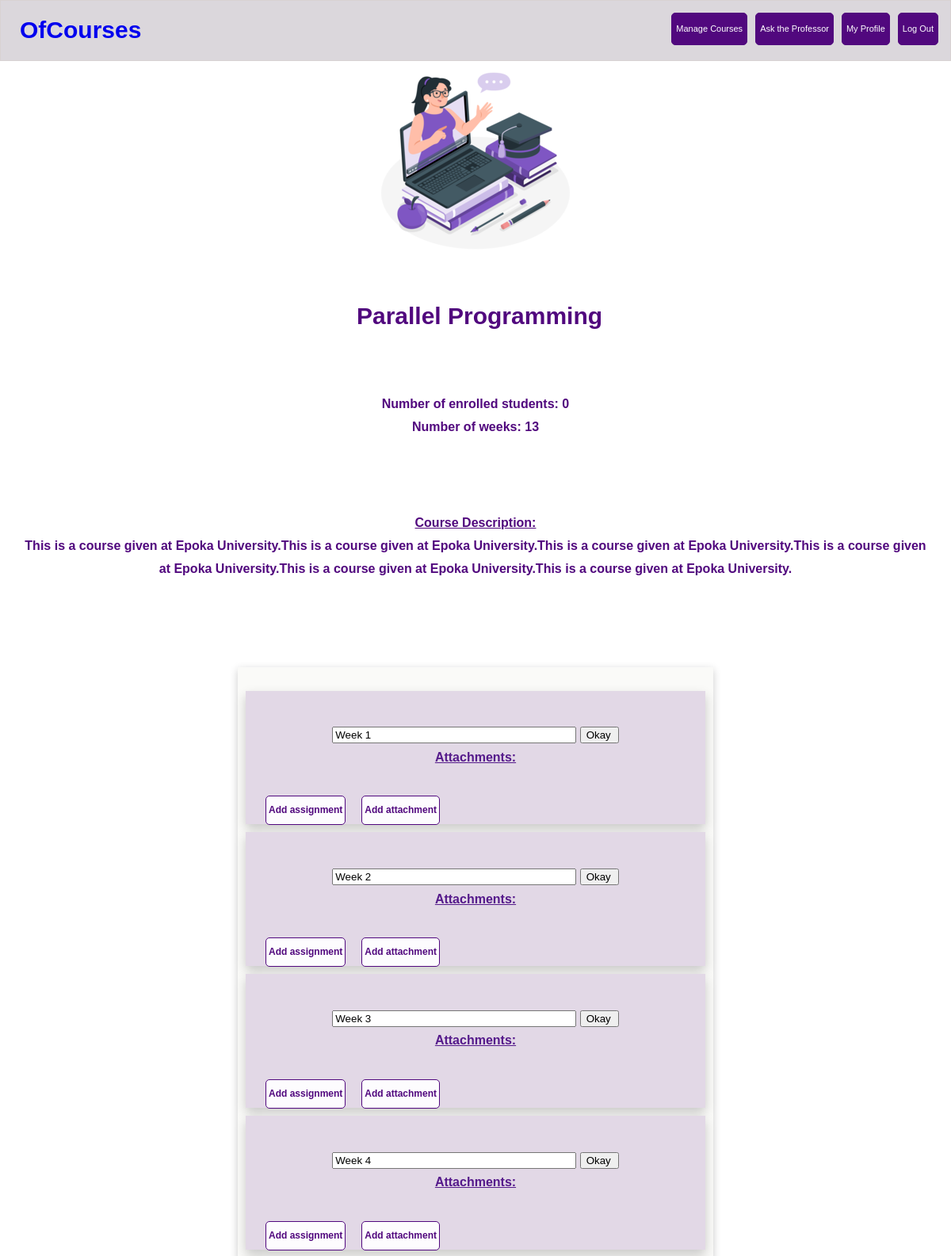
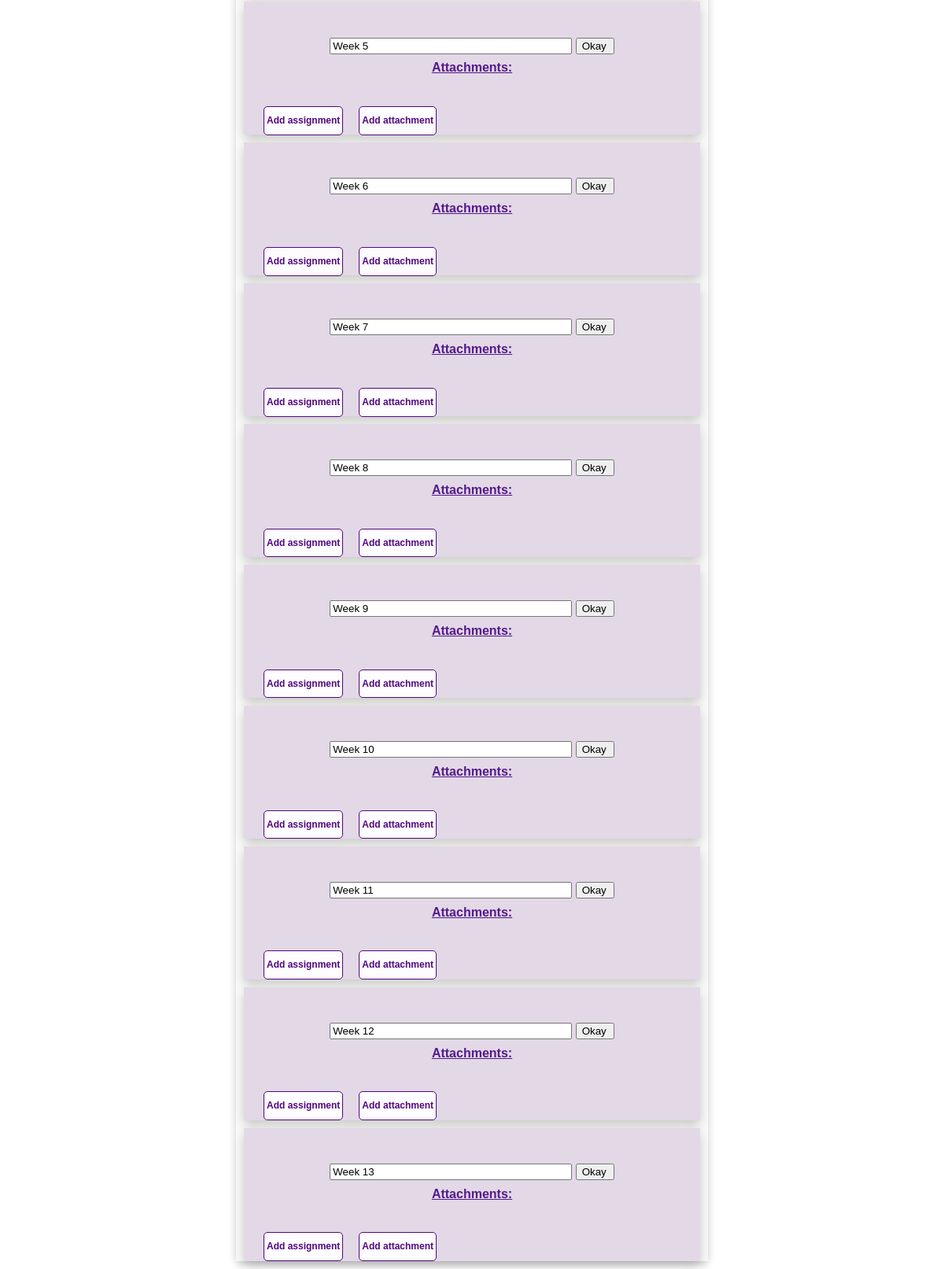
/Professor/viewCourse.php?courseId=7 (signed in), run on the app's committed database (2 pictures, top to bottom).
### tables this page shows
CREATE TABLE `course` (
  `id` int(11) NOT NULL,
  `name` text NOT NULL,
  `description` text NOT NULL,
  `professorEmail` varchar(100) NOT NULL,
  `startDate` date NOT NULL,
  `endDate` date NOT NULL
);

CREATE TABLE `week` (
  `title` text NOT NULL,
  `weekNr` int(11) NOT NULL,
  `courseId` int(11) NOT NULL
);

### Utility/ownsCourseValidation.php (called while the page is built, shortened)
<?php
      include("../Utility/professorHeader.php");
      include("../Model/course.php");
      $courseRepo = new Course();
      $course = $courseRepo->getCourseFromProfessor($_SESSION["email"],$_GET["courseId"]);
?>

### Model/course.php (called while the page is built, shortened)
<?php
    class Course{
        public function __construct(){
            include("../Utility/db_connection.php");
            $this -> dbh = $conn;
        }
        public function getCourseFromProfessor($email,$id){
            $stmt = $this -> dbh -> prepare("SELECT * from course c,week w where w.courseId = c.id and c.id=? and c.professorEmail=?");
            $stmt -> execute([$id,$email]);
            $courses = $stmt -> fetchAll();
            return $courses;
        }
        public function getWeeks($email,$id){
            $stmt = $this -> dbh -> prepare("SELECT count(*) c from course c,week w where w.courseId = c.id and c.id=? and c.professorEmail=?");
            $stmt -> execute([$id,$email]);
            $courses = $stmt -> fetch();
            return $courses["c"];
        }
        public function getEnrolled($email,$id){
            $stmt = $this -> dbh -> prepare("SELECT count(*) c from course c,registered r where r.courseId = c.id and c.id=? and c.professorEmail=?");
            $stmt -> execute([$id,$email]);
            $courses = $stmt -> fetch();
            return $courses["c"];
        }
    }
?>

### Controller/getCourseWeeks.php (the view, shortened to what this page needs)
<?php
    foreach($course as $week){
        $title = empty($week['title'])?"Week {$week["weekNr"]}":$week["title"];
        echo "<div class='border' style='height: auto;'>
        <h4>
        <form>
          <input type='text' name='title' style='width:300px' value='{$title}'>
          <input type='submit' value='Okay' style='padding-right:8px'>
        </form>
        <a href='' class='stretched-link' style='pointer-events: none; cursor: default;' >Attachments:</a>";
        echo "<br><br><a href='../Professor/addAttachment.php?weekNr={$week["weekNr"]}&courseId={$week["id"]}' class='btnExtra' style='margin-right: 15px;'>Add assignment</a>";
        echo "<a href='../Professor/addAttachment.php?weekNr={$week["weekNr"]}&courseId={$week["id"]}' class='btnExtra' style='margin-right: 15px;'>Add attachment</a>";
        echo "</h4></div>";
    }
?>

### Professor/viewCourse.php (shortened to what this page needs)
<!DOCTYPE html>
<html lang="en">
<head>
    <link href="../css/profViewCourseStyle.css" rel="stylesheet">
    <link rel="stylesheet" href="https://cdnjs.cloudflare.com/ajax/libs/font-awesome/4.7.0/css/font-awesome.min.css">
</head>
<body>
    <?php
      include("../Utility/ownsCourseValidation.php");
  ?>
    <img src="../images/profCourseImage.png" class="container-one">
    <div class="container d-flex flex-column justify-content-center align-items-center text-center position-relative"
        data-aos="zoom-out">
        <h2> <?php echo $course[0]["name"] ?> </h2>
        <h4>
            <br><br>
            Number of enrolled students: <?php echo $courseRepo->getEnrolled($_SESSION["email"],$_GET["courseId"]); ?>
            <br>
            Number of weeks: <?php echo $courseRepo->getWeeks($_SESSION["email"],$_GET["courseId"]); ?>
        </h4>
        <main id="main">
            <div class="details-container">
                <div width="500px">
                    <h4>
                        <u>Course Description: </u><br>
                        <?php echo $course[0]["description"];?>
                    </h4>
                </div>
            </div>
            <br><br>
            <div class="flex-container">
                <?php
                include("../Controller/getCourseWeeks.php");
                ?>
</body>

### css/profViewCourseStyle.css (style rules this page uses)
body { margin: 0; padding: 0; font-family: sans-serif; line-height: 1.8em; color: #5a5c5a; }
.btnExtra { background-color: rgb(253, 252, 254); border: 1px solid #51087E; color: #51087E; padding: 3px 3px; text-align: center; text-decoration: none; font-size: 12px; float: left; margin-left: 20px; margin:5px; border-radius: 5px; }
input[type=text] { width: 110px; -webkit-transition: width 0.2s ease-in-out; transition: width 0.2s ease-in-out; }
h2 { font-size: 30px; padding-top: 40px; text-align: center; }
h4 { color:#51087E; text-align: center; font-size: 16px; }
h1, h2, h3, h6 { padding-left: 10px; color: #51087E; }
.flex-container { box-shadow: 0 3px 10px rgb(0 0 0 / 0.2); padding-top: 20px; justify-content: center; margin: auto; background-color: rgb(250, 250, 248); width: 50%; }
.flex-container > div { box-shadow: 0 6px 13px rgb(0 0 0 / 0.2); background-color: rgb(226, 216, 230); margin: 10px; padding: 20px; font-size: 13px; color: black; }
.btnExtra { background-color: rgb(253, 252, 254); border: 1px solid #51087E; color: #51087E; padding: 3px 3px; font-size: 12px; margin-left: 20px; margin:5px; border-radius: 5px; align-self: center; align-self: center; }
.details-container { padding-top: 20px; justify-content: center; margin: auto; display: flex; }
.details-container > div { margin: 10px; padding: 20px; font-size: 13px; color: black; }
.container-one { padding-top: 70px; display: block; margin-left: auto; margin-right: auto; }
a.stretched-link { padding: 0px 10px; word-wrap: normal; display: inline-block; }

### data on the page
course: name "Parallel Programming", description "This is a course given at Epoka University.This is a course given at Epoka University.This is a course given at Epoka University.This is a course given at Epoka University.This is a course given at Epoka University.This is a course given at Epoka University."
week: title "Week 1"
week: title "Week 2"
week: title "Week 3"
week: title "Week 4"
week: title "Week 5"
week: title "Week 6"
week: title "Week 7"
week: title "Week 8"
week: title "Week 9"
week: title "Week 10"
week: title "Week 11"
week: title "Week 12"
week: title "Week 13"

### other printed values
$courseRepo->getEnrolled($_SESSION["email"],$_GET["courseId"]) "0"
$courseRepo->getWeeks($_SESSION["email"],$_GET["courseId"]) "13"
